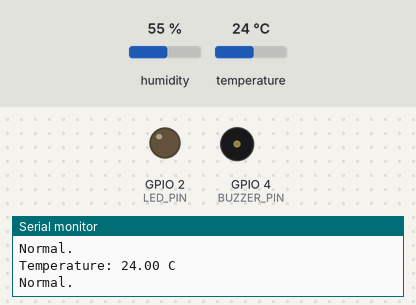
Simulated run of this sketch. Board: ESP32. Parts: output pins drawn as LEDs (lit = HIGH), buzzer (waves = sounding), the last lines printed to the serial monitor. Inputs (shaded band) come from the test bench; at power-on: temperature 24 °C, humidity 55 %.

Above: at 2.8 s.
2.9 s: temperature set to 29.3 °C
5.6 s: temperature set to 30.4 °C
At 6.6 s:
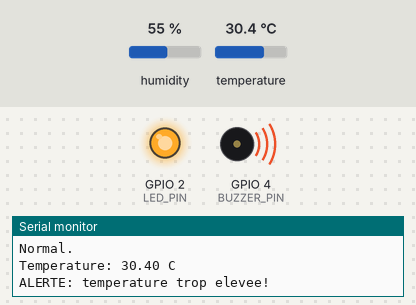
8.3 s: temperature set to 12 °C
At 11.2 s:
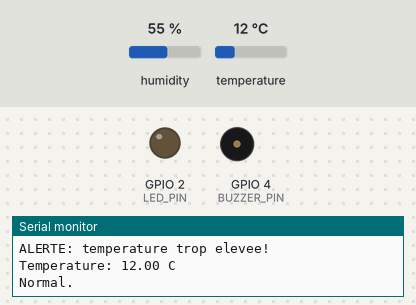
11.5 s: temperature set to 33 °C
At 13.0 s:
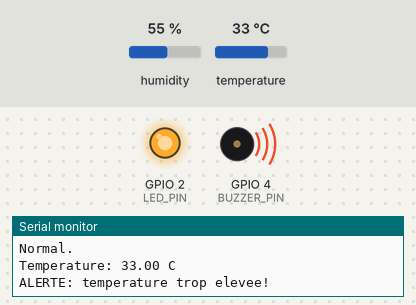
Timing chart, 0 to 14.5 s (numbered marks = the images above; inputs shaded):
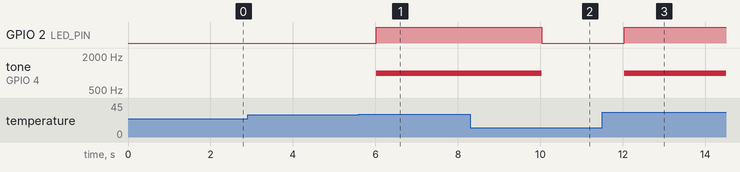

Measured:
- the behaviour switches between 30 and 30.1 °C on temperature (found by bisection; images 0 and 1)
- after the input at 5.6 s, GPIO 2 (LED_PIN): LOW → HIGH after 0.42 s; tone on GPIO 4 (BUZZER_PIN): silent → 1000 Hz after 0.42 s
- after the input at 8.3 s, GPIO 2 (LED_PIN): HIGH → LOW after 1.7 s; tone on GPIO 4 (BUZZER_PIN): 1000 Hz → silent after 1.7 s
- after the input at 11.5 s, GPIO 2 (LED_PIN): LOW → HIGH after 0.54 s; tone on GPIO 4 (BUZZER_PIN): silent → 1000 Hz after 0.54 s

The sketch:

sketch.ino
```cpp
#include "DHT.h"

#define DHTPIN 15
#define DHTTYPE DHT22
#define LED_PIN 2
#define BUZZER_PIN 4

const float SEUIL = 30.0;   // seuil en °C

DHT dht(DHTPIN, DHTTYPE);

void setup() {
  Serial.begin(115200);
  pinMode(LED_PIN, OUTPUT);
  pinMode(BUZZER_PIN, OUTPUT);
  dht.begin();
  Serial.println("Systeme pret. Seuil = 30 C");
}

void loop() {
  // 1. MESURER
  float temperature = dht.readTemperature();

  if (isnan(temperature)) {
    Serial.println("Erreur de lecture du capteur!");
    delay(2000);
    return;
  }

  Serial.print("Temperature: ");
  Serial.print(temperature);
  Serial.println(" C");

  // 2. COMPARER et 3. AGIR
  if (temperature > SEUIL) {
    digitalWrite(LED_PIN, HIGH);
    tone(BUZZER_PIN, 1000);
    Serial.println("ALERTE: temperature trop elevee!");
  } else {
    digitalWrite(LED_PIN, LOW);
    noTone(BUZZER_PIN);
    Serial.println("Normal.");
  }

  delay(2000);
}
```
